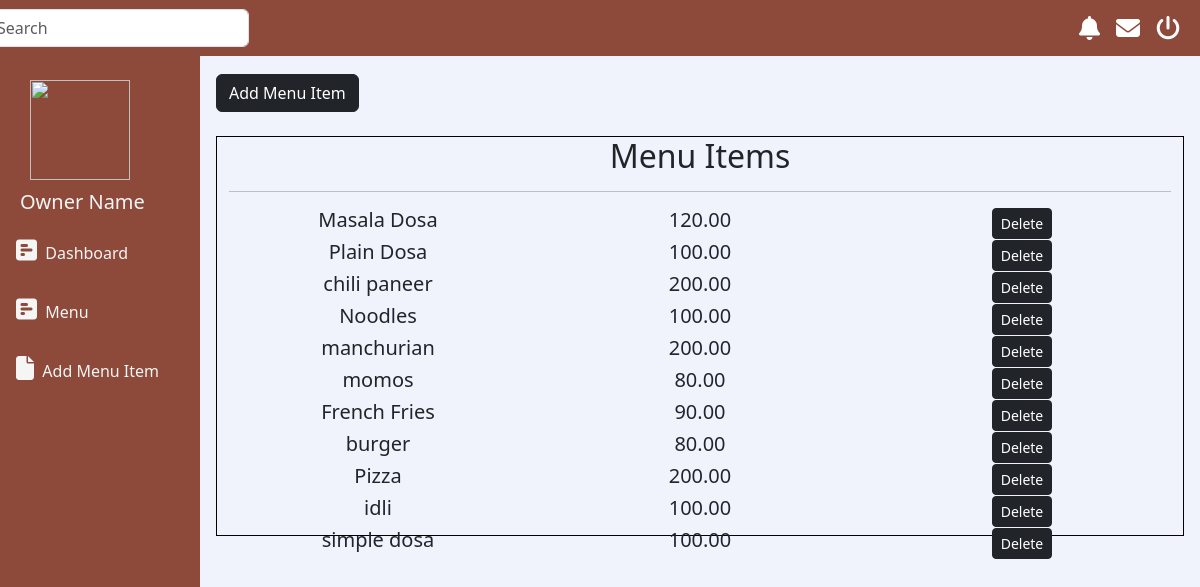
The page /cafe/menu/ on the database its author committed.
### cafe/models.py (models this page shows, shortened)
class MenuItem(models.Model):
    name = models.CharField(max_length=100)
    price = models.DecimalField(max_digits=5, decimal_places=2)

### cafe/views.py (the view)
# urls.py: path('menu/', menupage, name='menu'),
def menupage(request):
    menu_items = MenuItem.objects.all()
    return render(request,'cafe/menu.html',{'menu_items': menu_items})

### cafe/templates/cafe/menu.html (shortened to what this page needs)
{% include 'cafe/header.html' %}
<div class="container-fluid top-nav">
    <div class="hstack gap-3">
      <div class="p-2"><input class="form-control me-2" type="search" placeholder="Search" aria-label="Search">
      </div>
      <div class="p-2 ms-auto"><i class='fas fa-bell' style='font-size:24px;color:white;'></i>
      </div>
      <div class="p-2"><i class='fas fa-envelope' style='font-size:24px;color:white;'></i>
      </div>
      <div class="p-2"><a href="loginpage.html"><i class='fas fa-power-off' style='font-size:24px;color:white;'></i></a>
      </div>
    </div>
  </div><br><br>
<div class="content">
{% block content %}<br>
  <button class="btn btn-dark"><a href="{% url 'add_menu_item' %}" style="text-decoration:none;color:white;">Add Menu Item</a></button><br><br>
<div class="container menu">
 <h2 style="text-align:center;">Menu Items</h2><hr>
    {% for item in menu_items %}
    <div class="row">
        <div class="col-lg-4 text-center">
         <h5>{{ item.name }}</h5>
        </div>
        <div class="col-lg-4 text-center">
           <h5>{{ item.price }}</h5>
        </div>
        <div class="col-lg-4 text-center">
          <button class="btn btn-dark btn-sm"><a href="/cafe/menu/delete/{{item.id}}" style="text-decoration:none;color:white">Delete</a></button>
       </div>
    </div>
    {% endfor %}
    {% endblock %}
</div>

### static/css/cafes.css (style rules this page uses)
button { background-color: whitesmoke; }
.content { margin-left:200px; padding: 1px 16px; height: 1000px; margin-top:-37px; background-color: #f0f3fb; }
.hstack { padding-top:5px; }
::placeholder { background-color: white; }
.top-nav { background-color:#0c2340; margin-left:-22px; margin-top: -5px; width: 103%; height:60px; }
.gap-3 { gap:0rem !important }

### cafe/templates/cafe/menu.html (style rules this page uses)
.menu { border:1px solid black; height:400px; width:400px; }

### cafe/templates/cafe/header.html (style rules this page uses)
button { background-color: whitesmoke; }
.content { margin-left:200px; padding: 1px 16px; height: 1000px; margin-top:-13px; background-color: #f0f3fb; }
.hstack { padding-top:5px; }
::placeholder { background-color: white; }
.top-nav { background-color:#8D493A; margin-left:-36px; margin-top:-42px; width: 103%; height:60px; position:fixed; }
.gap-3 { gap:0rem !important }

### rows shown on the page
MenuItem: name "Masala Dosa", price "120.00"
MenuItem: name "Plain Dosa", price "100.00"
MenuItem: name "chili paneer", price "200.00"
MenuItem: name "Noodles", price "100.00"
MenuItem: name "manchurian", price "200.00"
MenuItem: name "momos", price "80.00"
MenuItem: name "French Fries", price "90.00"
MenuItem: name "burger", price "80.00"
MenuItem: name "Pizza", price "200.00"
MenuItem: name "idli", price "100.00"
MenuItem: name "simple dosa", price "100.00"
